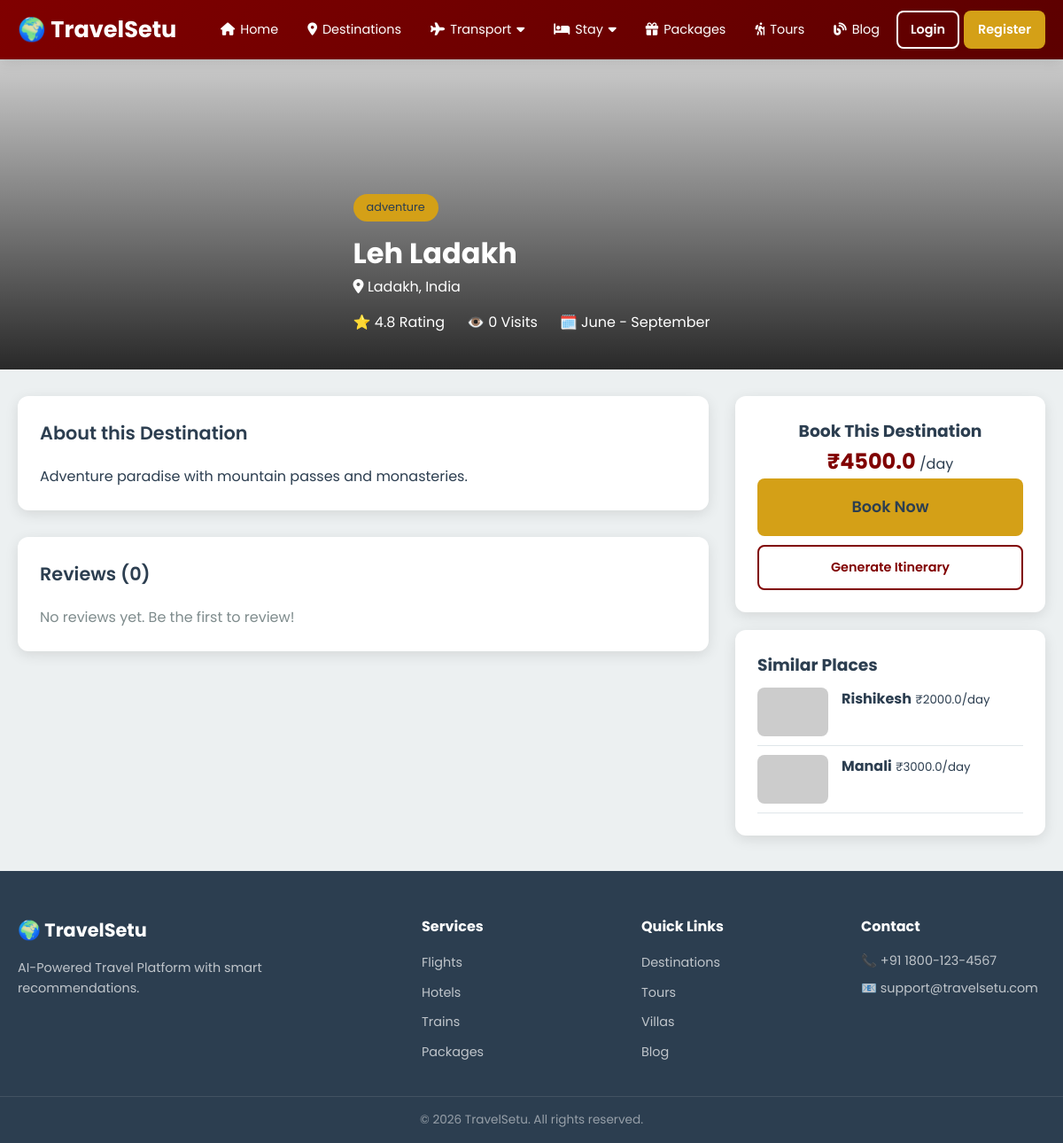
Page /destination/2 on the committed database.
### app.py (models this page shows)
class Destination(db.Model):
    __tablename__ = 'destinations'
    id = db.Column(db.Integer, primary_key=True)
    name = db.Column(db.String(150), nullable=False)
    description = db.Column(db.Text)
    category = db.Column(db.String(50))
    location = db.Column(db.String(150))
    latitude = db.Column(db.Float, default=20.5937)
    longitude = db.Column(db.Float, default=78.9629)
    price_per_day = db.Column(db.Float, default=0)
    best_season = db.Column(db.String(50))
    image_url = db.Column(db.String(300))
    rating = db.Column(db.Float, default=4.0)
    total_visits = db.Column(db.Integer, default=0)
    created_at = db.Column(db.DateTime, default=datetime.utcnow)
    bookings = db.relationship('Booking', backref='destination', lazy=True)
    reviews = db.relationship('Review', backref='destination', lazy=True)

### app.py (the view)
@app.route('/destination/<int:id>')
def destination_detail(id):
    dest = Destination.query.get_or_404(id)
    dest.total_visits += 1
    db.session.commit()
    reviews = Review.query.filter_by(destination_id=id).order_by(Review.created_at.desc()).all()
    avg_rating = sum(r.rating for r in reviews) / len(reviews) if reviews else dest.rating
    similar = Destination.query.filter_by(category=dest.category).filter(
        Destination.id != id).limit(3).all()
    return render_template('destination_detail.html',
                           destination=dest, reviews=reviews,
                           avg_rating=avg_rating, similar=similar)

### app.py (called while the page is built)
def get_destination_image(destination, width=800, height=600):
    category_images = {
        'beaches': f'https://picsum.photos/seed/beach{destination.id}/{width}/{height}',
        'adventure': f'https://picsum.photos/seed/mountain{destination.id}/{width}/{height}',
        'religious': f'https://picsum.photos/seed/temple{destination.id}/{width}/{height}',
        'heritage': f'https://picsum.photos/seed/palace{destination.id}/{width}/{height}',
    }
    cat = destination.category.lower() if destination.category else 'beaches'
    return category_images.get(cat, category_images['beaches'])

@app.context_processor
def inject_globals():
    unread_count = 0
    if current_user.is_authenticated:
        unread_count = Notification.query.filter_by(
            user_id=current_user.id, is_read=False).count()
    return {
        'unread_notifications': unread_count,
        'current_year': datetime.now().year,
        'all_categories': ['adventure', 'religious', 'beaches', 'heritage'],
        'get_destination_image': get_destination_image,
    }

### templates/destination_detail.html (shortened to what this page needs)
{% extends "base.html" %}
{% block content %}
<div class="dest-detail-header" style="background-image: url('{{ get_destination_image(destination, 1200, 400) }}')">
    <div class="dest-detail-overlay">
        <div class="container">
            <span class="category-badge">{{ destination.category }}</span>
            <h1>{{ destination.name }}</h1>
            <p><i class="fas fa-map-marker-alt"></i> {{ destination.location }}</p>
            <div class="dest-detail-stats">
                <span>⭐ {{ avg_rating|round(1) }} Rating</span>
                <span>👁️ {{ destination.total_visits }} Visits</span>
                <span>🗓️ {{ destination.best_season }}</span>
            </div>
        </div>
    </div>
</div>
<div class="container">
    <div class="dest-detail-grid">
        <div class="dest-main">
            <div class="card">
                <h2 class="card-title">About this Destination</h2>
                <p>{{ destination.description }}</p>
            </div>
            <div class="card mt-30">
                <h2 class="card-title">Reviews ({{ reviews|length }})</h2>
                <div class="reviews-list mt-20">
                    {% for r in reviews %}
                    <div class="review-item">
                        <div class="review-header">
                            <strong>User #{{ r.user_id }}</strong>
                            <span class="review-rating">{% for i in range(r.rating) %}⭐{% endfor %}</span>
                            <span class="review-date">{{ r.created_at.strftime('%d %b %Y') }}</span>
                        </div>
                        <p>{{ r.comment }}</p>
                        {% if r.sentiment == 'positive' %}
                        <span class="sentiment-badge positive">😊 Positive</span>
                        {% elif r.sentiment == 'negative' %}
                        <span class="sentiment-badge negative">😞 Negative</span>
                        {% endif %}
                    </div>
                    {% else %}
                    <p class="text-muted">No reviews yet. Be the first to review!</p>
                    {% endfor %}
                </div>
            </div>
        </div>
        <div class="dest-sidebar">
            <div class="card booking-card">
                <h3>Book This Destination</h3>
                <div class="price-display">
                    <span class="price-big">₹{{ destination.price_per_day }}</span>
                    <span>/day</span>
                </div>
                <a href="{{ url_for('book_destination', dest_id=destination.id) }}" class="btn btn-gold btn-block btn-lg">
                    Book Now
                </a>
                <a href="{{ url_for('itinerary', destination_id=destination.id) }}" class="btn btn-outline btn-block mt-10">
                    Generate Itinerary
                </a>
            </div>
            {% if similar %}
            <div class="card mt-20">
                <h3>Similar Places</h3>
                {% for s in similar %}
                <a href="{{ url_for('destination_detail', id=s.id) }}" class="similar-item">
                    <img src="{{ get_destination_image(s, 100, 70) }}" alt="{{ s.name }}">
                    <div>
                        <strong>{{ s.name }}</strong>
                        <small>₹{{ s.price_per_day }}/day</small>
                    </div>
                </a>
                {% endfor %}
            </div>
            {% endif %}
        </div>
    </div>
</div>
{% endblock %}

### static/style.css (style rules this page uses)
:root { --primary: #800000; --primary-light: #a52a2a; --primary-dark: #5c0000; --gold: #d4a017; --gold-light: #f0c040; --success: #27ae60; --danger: #e74c3c; --warning: #f39c12; --info: #3498db; --dark: #2c3e50; --gray: #7f8c8d; --gray-light: #ecf0f1; --gray-200: #dfe6e9; --white: #ffffff; --shadow: 0 4px 15px rgba(0,0,0,0.1); --shadow-lg: 0 10px 30px rgba(0,0,0,0.15); --radius: 12px; --radius-sm: 8px; --transition: all 0.3s ease; }
.dest-detail-header { height: 350px; background-size: cover; background-position: center; position: relative; }
.dest-detail-overlay { position: absolute; inset: 0; background: linear-gradient(to top, rgba(0,0,0,0.8), transparent); display: flex; align-items: flex-end; padding: 40px 0; color: white; }
.category-badge { display: inline-block; background: var(--gold); color: var(--dark); padding: 5px 15px; border-radius: 20px; font-size: 0.8rem; margin-bottom: 10px; }
.dest-detail-stats { display: flex; gap: 25px; margin-top: 15px; }
.dest-detail-grid { display: grid; grid-template-columns: 1fr 350px; gap: 30px; margin-top: 30px; }
.booking-card { text-align: center; }
.similar-item { display: flex; gap: 15px; padding: 10px 0; border-bottom: 1px solid var(--gray-200); }
.similar-item img { width: 80px; height: 55px; border-radius: 8px; object-fit: cover; }
* { margin: 0; padding: 0; box-sizing: border-box; }
html { scroll-behavior: smooth; }
body { font-family: 'Poppins', sans-serif; background: var(--gray-light); color: var(--dark); line-height: 1.6; min-height: 100vh; display: flex; flex-direction: column; }
a { text-decoration: none; color: inherit; transition: var(--transition); }
img { max-width: 100%; height: auto; display: block; }
.container { max-width: 1300px; margin: 0 auto; padding: 0 20px; }
.btn { display: inline-flex; align-items: center; justify-content: center; gap: 8px; padding: 12px 24px; border-radius: var(--radius-sm); font-weight: 600; font-size: 0.9rem; border: 2px solid transparent; transition: var(--transition); }
.btn-gold { background: var(--gold); color: var(--dark); }
.btn-outline { background: transparent; border-color: var(--primary); color: var(--primary); }
.btn-block { width: 100%; }
.btn-lg { padding: 16px 35px; font-size: 1.1rem; }
.card { background: white; border-radius: var(--radius); padding: 25px; box-shadow: var(--shadow); transition: var(--transition); }
.card-title { font-size: 1.3rem; font-weight: 600; margin-bottom: 20px; color: var(--dark); }
.price-big { font-size: 1.5rem; font-weight: 700; color: var(--primary); }
.text-muted { color: var(--gray); }
.mt-10 { margin-top: 10px; }
.mt-20 { margin-top: 20px; }
.mt-30 { margin-top: 30px; }

### rows in the picture
Destination: category "adventure", name "Leh Ladakh", location "Ladakh, India", rating "4.8", total_visits "0", best_season "June - September", description "Adventure paradise with mountain passes and monasteries.", price_per_day "4500.0"
Destination: name "Rishikesh", price_per_day "2000.0"
Destination: name "Manali", price_per_day "3000.0"

### other values in the picture
{{ reviews|length }} "0"
